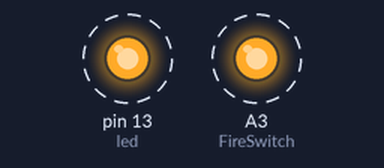
Simulated run of this sketch. Board: Arduino Uno, built with avr-gcc and run on an emulated ATmega328P. Parts: output pins drawn as LEDs (lit = HIGH). Dashed ring = blinking.

Above: at 0.2 s.
Timing chart, 0 to 3.0 s (numbered marks = the images above):
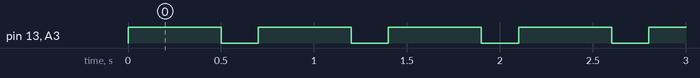

The sketch:

Blink_fire.ino
```cpp
/*
  Blink
  Turns on an fire on for some time, then off for a bit, repeatedly.

 */

// Pin 13 has an LED connected on most Arduino boards.
// give it a name:
int led = 13;
int FireSwitch = A3;

// the setup routine runs once when you press reset:
void setup() {
  // initialize the digital pin as an output.
  pinMode(led, OUTPUT);
  pinMode(FireSwitch, OUTPUT);
}

// the loop routine runs over and over again forever:
void loop() {
  digitalWrite(led, HIGH);   // turn the LED on (HIGH is the voltage level)
  digitalWrite(FireSwitch, HIGH);
  delay(500);               // wait for a second
  digitalWrite(led, LOW);
  digitalWrite(FireSwitch, LOW);
  delay(200);               // wait for a second
}
```

Measured:
- by itself, pin 13 (led), A3 (FireSwitch): alternates HIGH for 0.50 s and LOW for 0.20 s
